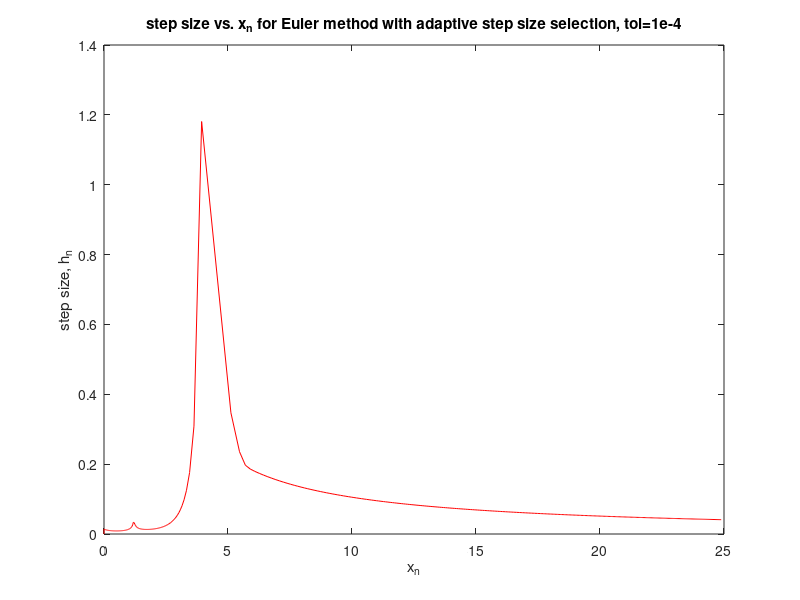

This chart was generated by the following MATLAB code:
% function [h,x] = adapt_step_euler(tol)
% adaptive step size selection

clc;
close all;

% given f(x,y)
f = @(x,y) (1-2*x)*y;

% function for y^(2): will be used in approximating LTE
% y2 = @(x,y) ((1-2*x)^2 - 2)*y;

tol = 10^(-4); % 10^(-2) | 10^(-4)

% when to stop finding h_n?
N = 500;

% initialize h(step sizes) array
h = zeros(1,N);
h(1) = 0.1*tol;

% initialize x array
x = zeros(1,N+1);
x(1) = 0;

y = zeros(1,N+1);
y(1) = 1;

i = 1;

%printf('going inside the loop\n');
while i<= N
    x(i+1) = x(i)+h(i);
    % numr = 1 + 0.5*h(i)*(1 - 2*x(i));
    % denomr = 1 - 0.5*h(i)*(1 - 2*x(i+1));

    y(i+1) = y(i) + h(i)*f(x(i), y(i));
    %printf('y_1: %f\n', y(i+1));

%     approximate LTE at (x_n+1, y_n+1) = 0.5*h*(x'(t_n + h_n) - x'(t_n))
    %lte = abs(((h(i)^2)/2) * y2(x(i+1), y(i+1)));
    lte = abs(0.5*h(i)*(f(x(i+1),y(i+1)) - f(x(i), y(i))));
    %printf('lte: %f\n', lte);

    if lte<tol
        i = i+1;
        h(i) = h(i-1)*((tol/lte)^(1/2));
    else 
        h(i) = h(i)*((tol/lte)^(1/2));
        %printf('calculating h_new: %f\n', h(i));
    end
end

%disp(h);
%disp(x);

figure
plot(x,h,'-r')
title('step size vs. x_n for Euler method with adaptive step size selection, tol=1e-4')
ylabel('step size, h_n')
xlabel('x_n')

